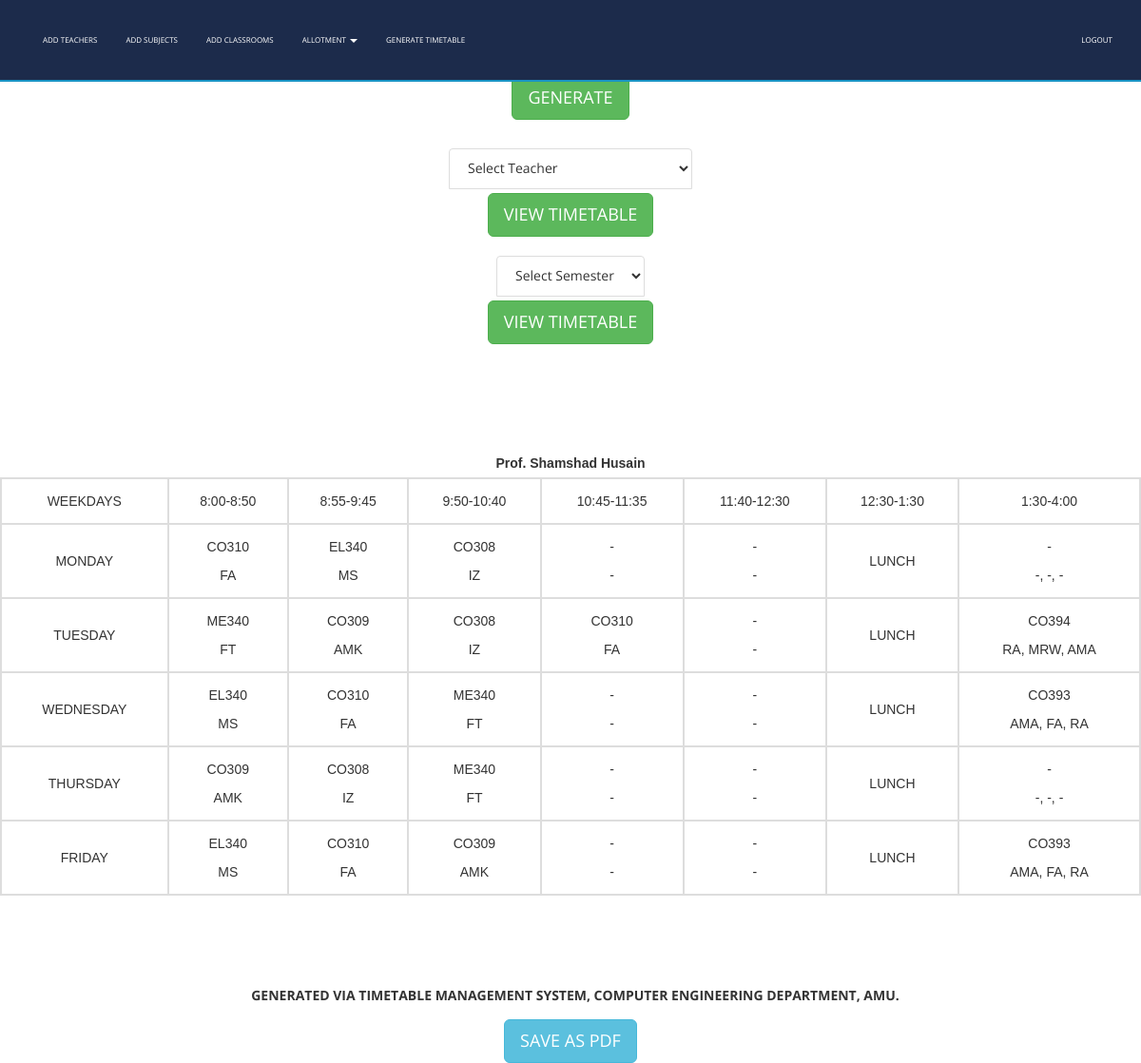
Screenshot of /generatetimetable.php?display=T016 with the database file from the repository.
### tables this page shows
CREATE TABLE `teachers` (
  `faculty_number` varchar(10) NOT NULL,
  `name` text NOT NULL,
  `alias` varchar(10) NOT NULL,
  `designation` varchar(30) NOT NULL,
  `contact_number` varchar(15) NOT NULL,
  `emailid` varchar(50) NOT NULL
);

CREATE TABLE `t016` (
  `day` varchar(10) NOT NULL,
  `period1` varchar(30) DEFAULT NULL,
  `period2` varchar(30) DEFAULT NULL,
  `period3` varchar(30) DEFAULT NULL,
  `period4` varchar(30) DEFAULT NULL,
  `period5` varchar(30) DEFAULT NULL,
  `period6` varchar(30) DEFAULT NULL
);

### generatetimetable.php (the view, shortened to what this page needs)
<!DOCTYPE html>
<html xmlns="http://www.w3.org/1999/xhtml">
<head>
    <link href="assets/css/bootstrap.css" rel="stylesheet"/>
    <link href="assets/css/font-awesome.min.css" rel="stylesheet"/>
    <link href="assets/css/flexslider.css" rel="stylesheet"/>
    <link href="assets/css/style.css" rel="stylesheet"/>
</head>
<body>
<div class="navbar navbar-inverse navbar-fixed-top " id="menu">
    <div class="container">
        <div class="navbar-collapse collapse move-me">
            <ul class="nav navbar-nav navbar-left">
                <li><a href="addteachers.php">ADD TEACHERS</a></li>
                <li><a href="addsubjects.php">ADD SUBJECTS</a></li>
                <li><a href="addclassrooms.php">ADD CLASSROOMS</a></li>
                <li class="dropdown"><a class="dropdown-toggle" data-toggle="dropdown" aria-expanded="false">ALLOTMENT
                        <span class="caret"></span></a>
                </li>
                <li><a href="generatetimetable.php">GENERATE TIMETABLE</a></li>
            </ul>
            <ul class="nav navbar-nav navbar-right">
                <li><a href="home.php">LOGOUT</a></li>
            </ul>
        </div>
    </div>
</div>
<br>
<form action="algo.php" method="post">
    <div align="center" style="margin-top: 50px">
        <button type="submit"
                id="generatebutton" class="btn btn-success btn-lg">GENERATE
        </button>
    </div>
</form>
<form action="generatetimetable.php" method="post">
    <div align="center" style="margin-top: 30px">
        <select name="select_teacher" class="list-group-item">
            <option selected disabled>Select Teacher</option>
        </select>
        <button type="submit" id="viewteacher" class="btn btn-success btn-lg" style="margin-top: 5px">VIEW TIMETABLE
        </button>
    </div>
</form>
<form action="generatetimetable.php" method="post">
    <div align="center" style="margin-top: 20px">
        <select name="select_semester" class="list-group-item">
            <option selected disabled>Select Semester</option>
        </select>
        <button type="submit" id="viewsemester" class="btn btn-success btn-lg" style="margin-top: 5px">VIEW TIMETABLE
        </button>
    </div>
</form>
<div>
    <br>
    <div id="TT" style="background-color: #FFFFFF">
        <table border="2" cellspacing="3" align="center" id="timetable">
            <caption><strong><br><br>
                    <?php
                    if (isset($_POST['select_semester'])) {
                        echo "COMPUTER ENGINEERING DEPARTMENT SEMESTER " . $_POST['select_semester'] . " ";
                        $year = (int)($_POST['select_semester'] / 2) + $_POST['select_semester'] % 2;
                        $r = mysqli_fetch_assoc(mysqli_query(mysqli_connect("localhost", "root", "", "ttms"), "SELECT * from classrooms
                        WHERE status = '$year'"));
                        echo " ( " . $r['name'], " ) ";
                    } else if (isset($_POST['select_teacher'])) {
                        $id = $_POST['select_teacher'];
                        $r = mysqli_fetch_assoc(mysqli_query(mysqli_connect("localhost", "root", "", "ttms"), "SELECT * from teachers
                        WHERE faculty_number = '$id'"));
                        echo $r['name'];
                    } else if (isset($_GET['display'])) {
                        $id = $_GET['display'];
                        $r = mysqli_fetch_assoc(mysqli_query(mysqli_connect("localhost", "root", "", "ttms"), "SELECT * from teachers
                        WHERE faculty_number = '$id'"));
                        echo $r['name'];
                    }
                    ?>
                </strong></caption>
            <tr>
                <td style="text-align:center">WEEKDAYS</td>
                <td style="text-align:center">8:00-8:50</td>
                <td style="text-align:center">8:55-9:45</td>
                <td style="text-align:center">9:50-10:40</td>
                <td style="text-align:center">10:45-11:35</td>
                <td style="text-align:center">11:40-12:30</td>
                <td style="text-align:center">12:30-1:30</td>
                <td style="text-align:center">1:30-4:00</td>
            </tr>
            <tr>
                <?php
                $table = null;
                if (isset($_POST['select_semester'])) {
                    $table = " semester" . $_POST['select_semester'] . " ";
                } else if (isset($_POST['select_teacher'])) {
                    $table = " " . $_POST['select_teacher'] . " ";
                } else if (isset($_GET['display'])) {
                    $table = " " . $_GET['display'] . " ";
                } else
                    echo '</table>';
                if (isset($_POST['select_semester']) || isset($_POST['select_teacher']) || isset($_GET['display'])) {
                    $q = mysqli_query(mysqli_connect("localhost", "root", "", "ttms"),
                        "SELECT * FROM" . $table);
                    $days = array('MONDAY', 'TUESDAY', 'WEDNESDAY', 'THURSDAY', 'FRIDAY', 'SATURDAY');
                    $i = -1;
                    $str = "<br>";
                    while ($row = mysqli_fetch_assoc($q)) {
                        $i++;
                        echo "
                 <tr><td style=\"text-align:center\">$days[$i]</td>
                 <td style=\"text-align:center\">{$row['period1']}</td>
                <td style=\"text-align:center\">{$row['period2']}</td>
                <td style=\"text-align:center\">{$row['period3']}</td>
                 <td style=\"text-align:center\">{$row['period4']}</td>
                  <td style=\"text-align:center\">{$row['period5']}</td>
                  <td style=\"text-align:center\">LUNCH</td>
                  <td style=\"text-align:center\">{$row['period6']}</td>
                </tr>\n";
                    }
                    echo '</table>';
                    $sign = "GENERATED VIA TIMETABLE MANAGEMENT SYSTEM, COMPUTER ENGINEERING DEPARTMENT, AMU.";
                    echo "<div style='margin-left: 10px' align='center'>" . "<br>" . $str . "<br></div>" .
                        "<div style='margin-left: 10px' align='center'>" . "<strong>" . $sign . "<br></strong></div>";
                }
                ?>
    </div>
</div>
<div align="center" style="margin-top: 10px">
    <button id="saveaspdf" class="btn btn-info btn-lg" onclick="gendf()">SAVE AS PDF</button>
</div>
</body>
</html>

### assets/css/style.css (style rules this page uses)
#menu { background-color: rgba(28, 43, 75, 1); color: #fff; font-size: 8px; font-weight: 400; min-height: 40px; padding: 10px 0; border-bottom: 2px solid #1A94C4; }
.navbar-inverse { border-color: transparent; }
.navbar-inverse .navbar-nav > li > a, .navbar-inverse .navbar-nav > li > a:hover { color: #FFF; padding: 22px 15px; }

### generatetimetable.php (style rules this page uses)
table { margin-top: 20px; font-family: arial, sans-serif; border-collapse: collapse; width: 100%; }
td, th { border: 2px solid #dddddd; text-align: left; padding: 8px; }
tr:nth-child(even) { background-color: #ffffff; }
tr:nth-child(odd) { background-color: #ffffff; }

### rows the page displays
teachers: name "Prof. Shamshad Husain"
t016: i "MONDAY", period1 "CO310 FA", period2 "EL340 MS", period3 "CO308 IZ", period4 "- -", period5 "- -", period6 "- -, -, -"
t016: i "TUESDAY", period1 "ME340 FT", period2 "CO309 AMK", period3 "CO308 IZ", period4 "CO310 FA", period5 "- -", period6 "CO394 RA, MRW, AMA"
t016: i "WEDNESDAY", period1 "EL340 MS", period2 "CO310 FA", period3 "ME340 FT", period4 "- -", period5 "- -", period6 "CO393 AMA, FA, RA"
t016: i "THURSDAY", period1 "CO309 AMK", period2 "CO308 IZ", period3 "ME340 FT", period4 "- -", period5 "- -", period6 "- -, -, -"
t016: i "FRIDAY", period1 "EL340 MS", period2 "CO310 FA", period3 "CO309 AMK", period4 "- -", period5 "- -", period6 "CO393 AMA, FA, RA"

### other values shown
$sign "GENERATED VIA TIMETABLE MANAGEMENT SYSTEM, COMPUTER ENGINEERING DEPARTMENT, AMU."
